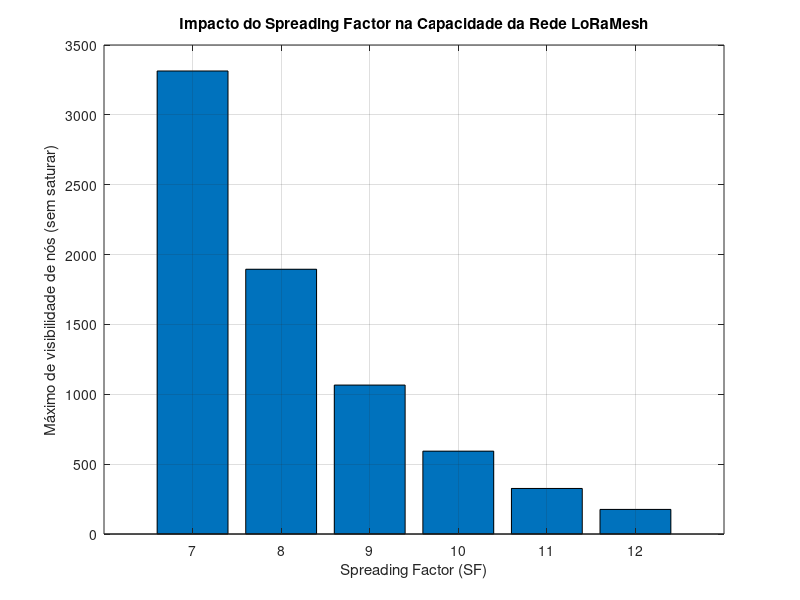

MATLAB code for this plot:
clear;
clc;

% Tamanhos dos pacotes em bits
packet_small = 19 * 8;
packet_large = 23 * 8;

% Intervalo de transmissão
interval = 5; % segundos

% Canais disponíveis
channels_normal = 64;
channels_extra  = 8;

% Spreading Factors e suas taxas estimadas em kbps (tabela acima)
SFs = 7:12;
bps_normal_kbps = [5.47, 3.13, 1.76, 0.98, 0.54, 0.29];
bps_extra_kbps  = [21.87, 12.5, 7.03, 3.91, 2.15, 1.17];

max_vehicles = zeros(1, length(SFs));

for i = 1:length(SFs)
    % Taxa de transmissão em bps
    bps_normal = bps_normal_kbps(i) * 1000;
    bps_extra  = bps_extra_kbps(i)  * 1000;
    
    % Capacidade da rede por intervalo de 5s
    cap_normal = bps_normal * channels_normal * interval;
    cap_extra  = bps_extra  * channels_extra  * interval;
    
    % Dados por veículo a cada 5s
    data_small = 4 * packet_small;
    data_large = 1 * packet_large;
    data_total = data_small + data_large;
    
    % Testa quantos veículos cabem até saturar
    max_v = floor((cap_normal + cap_extra) / data_total);
    max_vehicles(i) = max_v;
end

% Plotagem
figure;
bar(SFs, max_vehicles);
xlabel('Spreading Factor (SF)');
ylabel('Máximo de visibilidade de nós (sem saturar)');
title('Impacto do Spreading Factor na Capacidade da Rede LoRaMesh');
grid on;